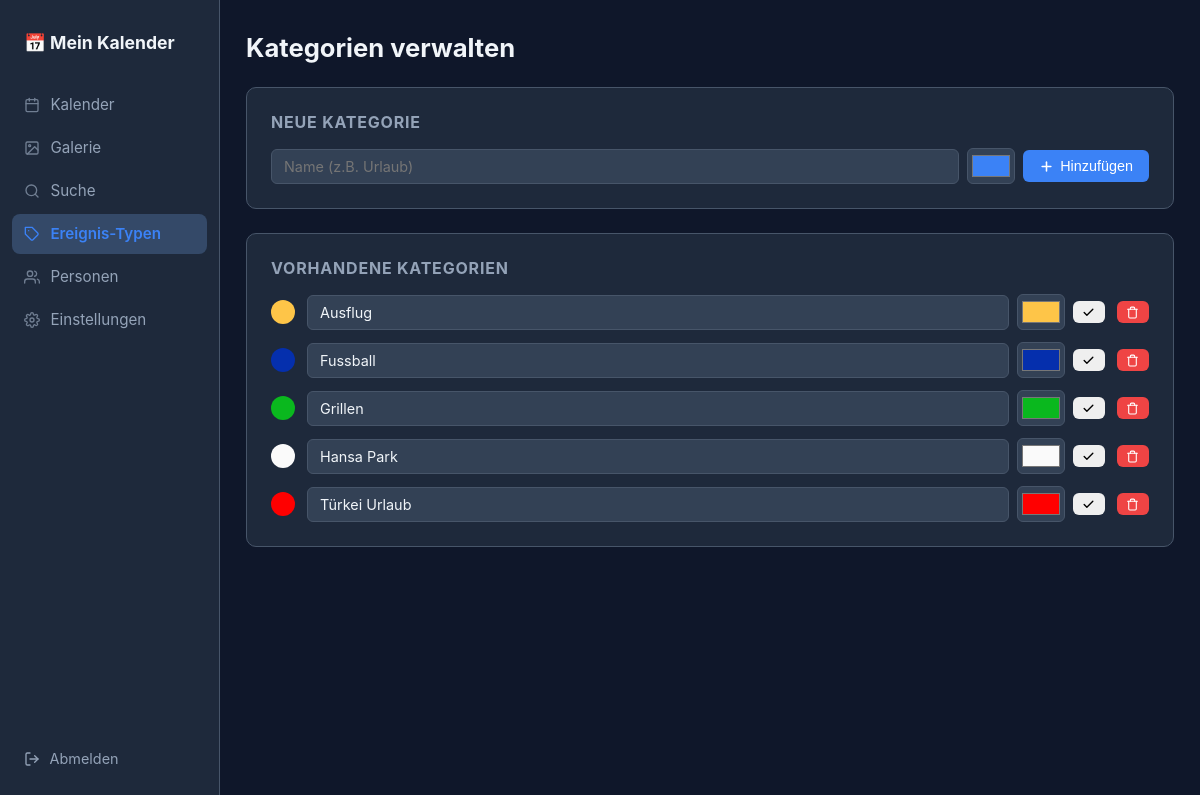
The page /kategorien (signed in) on the database its author committed.
### tables this page shows
CREATE TABLE kategorien (
            id INTEGER PRIMARY KEY AUTOINCREMENT,
            name TEXT NOT NULL,
            farbe TEXT NOT NULL DEFAULT '#3b82f6'
        );

### app.py (the view)
@app.route('/kategorien')
@login_required
def kategorien():
    conn = get_db()
    alle = conn.execute("SELECT * FROM kategorien ORDER BY name").fetchall()
    conn.close()
    return render_template('kategorien.html', kategorien=alle)

### app.py (called while the page is built)
@app.template_filter('hex_darken')
def hex_darken_filter(hex_color, factor=0.82):
    c = hex_color.lstrip('#')
    if len(c) != 6:
        return hex_color
    r, g, b = int(c[0:2], 16), int(c[2:4], 16), int(c[4:6], 16)
    return f'#{int(r*factor):02x}{int(g*factor):02x}{int(b*factor):02x}'

def get_db():
    conn = sqlite3.connect(DB_PATH)
    conn.row_factory = sqlite3.Row
    conn.execute("PRAGMA foreign_keys = ON")
    return conn

def login_required(f):
    @wraps(f)
    def decorated(*args, **kwargs):
        if not session.get('eingeloggt'):
            return redirect(url_for('login', next=request.path))
        return f(*args, **kwargs)
    return decorated

### templates/kategorien.html (shortened to what this page needs)
{% extends "base.html" %}
{% block content %}
<div class="page-header">
    <h1>Kategorien verwalten</h1>
</div>
<section class="card">
    <h2>Neue Kategorie</h2>
    <form method="POST" action="{{ url_for('kategorie_neu') }}" class="inline-form">
        <input type="text" name="name" placeholder="Name (z.B. Urlaub)" required class="input">
        <input type="color" name="farbe" value="#3b82f6" class="color-picker">
        <button type="submit" class="btn btn-primary"><svg width="15" height="15" viewBox="0 0 24 24" fill="none" stroke="currentColor" stroke-width="2.5" stroke-linecap="round"><line x1="12" y1="5" x2="12" y2="19"/><line x1="5" y1="12" x2="19" y2="12"/></svg> Hinzufügen</button>
    </form>
</section>
<section class="card">
    <h2>Vorhandene Kategorien</h2>
    {% if kategorien %}
    <ul class="kategorie-liste">
        {% for k in kategorien %}
        <li class="kategorie-item">
            <span class="farb-vorschau" style="background:{{ k.farbe }}"></span>
            <form method="POST" action="{{ url_for('kategorie_bearbeiten', kid=k.id) }}" class="inline-form" style="flex:1">
                <input type="text" name="name" value="{{ k.name }}" required class="input input-sm">
                <input type="color" name="farbe" value="{{ k.farbe }}" class="color-picker">
                <button type="submit" class="btn btn-sm" title="Speichern"><svg width="13" height="13" viewBox="0 0 24 24" fill="none" stroke="currentColor" stroke-width="2.5" stroke-linecap="round" stroke-linejoin="round"><polyline points="20 6 9 17 4 12"/></svg></button>
            </form>
            <form method="POST" action="{{ url_for('kategorie_loeschen', kid=k.id) }}"
                  onsubmit="return confirm('Kategorie &quot;{{ k.name }}&quot; löschen?')">
                <button type="submit" class="btn btn-sm btn-danger" title="Löschen"><svg width="13" height="13" viewBox="0 0 24 24" fill="none" stroke="currentColor" stroke-width="2" stroke-linecap="round" stroke-linejoin="round"><polyline points="3 6 5 6 21 6"/><path d="M19 6v14a2 2 0 0 1-2 2H7a2 2 0 0 1-2-2V6m3 0V4a2 2 0 0 1 2-2h4a2 2 0 0 1 2 2v2"/></svg></button>
            </form>
        </li>
        {% endfor %}
    </ul>
    {% else %}
    <p class="hint">Noch keine Kategorien angelegt.</p>
    {% endif %}
</section>
{% endblock %}

### static/css/style.css (style rules this page uses)
*, *::before, *::after { box-sizing: border-box; margin: 0; padding: 0; }
:root { --bg: #0f172a; --surface: #1e293b; --surface2: #334155; --border: #475569; --text: #f1f5f9; --text-muted: #94a3b8; --accent: #3b82f6; --accent-hover: #2563eb; --danger: #ef4444; --success: #22c55e; --radius: 10px; }
body { font-family: -apple-system, BlinkMacSystemFont, 'Segoe UI', sans-serif; background: var(--bg); color: var(--text); min-height: 100vh; display: flex; align-items: flex-start; }
.page-header { display: flex; align-items: center; gap: 1rem; margin-bottom: 1.5rem; }
.page-header h1 { font-size: 1.6rem; }
.card { background: var(--surface); border: 1px solid var(--border); border-radius: var(--radius); padding: 1.5rem; margin-bottom: 1.5rem; }
.card h2 { font-size: 1rem; color: var(--text-muted); margin-bottom: 1rem; text-transform: uppercase; letter-spacing: 0.05em; }
.btn { display: inline-flex; align-items: center; gap: 0.4rem; padding: 0.5rem 1rem; border-radius: 6px; border: none; cursor: pointer; font-size: 0.9rem; font-weight: 500; text-decoration: none; transition: background 0.2s, opacity 0.2s; }
.btn-primary { background: var(--accent); color: #fff; }
.btn-danger { background: var(--danger); color: #fff; }
.btn-sm { padding: 0.3rem 0.6rem; font-size: 0.8rem; }
.input, textarea, select { background: var(--surface2); border: 1px solid var(--border); border-radius: 6px; color: var(--text); padding: 0.5rem 0.75rem; font-size: 0.9rem; font-family: inherit; width: 100%; outline: none; transition: border-color 0.2s; }
.input-sm { width: auto; }
.color-picker { width: 48px; height: 36px; padding: 2px; border-radius: 6px; border: 1px solid var(--border); background: var(--surface2); cursor: pointer; }
.kategorie-liste { list-style: none; display: flex; flex-direction: column; gap: 0.75rem; }
.kategorie-item { display: flex; align-items: center; gap: 0.75rem; flex-wrap: wrap; }
.farb-vorschau { width: 24px; height: 24px; border-radius: 50%; flex-shrink: 0; }
.inline-form { display: flex; gap: 0.5rem; align-items: center; flex-wrap: wrap; }
.inline-form .input { flex: 1; min-width: 150px; }

### rows shown on the page
kategorien: name "Ausflug", farbe "#fec548"
kategorien: name "Fussball", farbe "#052fad"
kategorien: name "Grillen", farbe "#0ab81e"
kategorien: name "Hansa Park", farbe "#fafafa"
kategorien: name "Türkei Urlaub", farbe "#ff0000"
